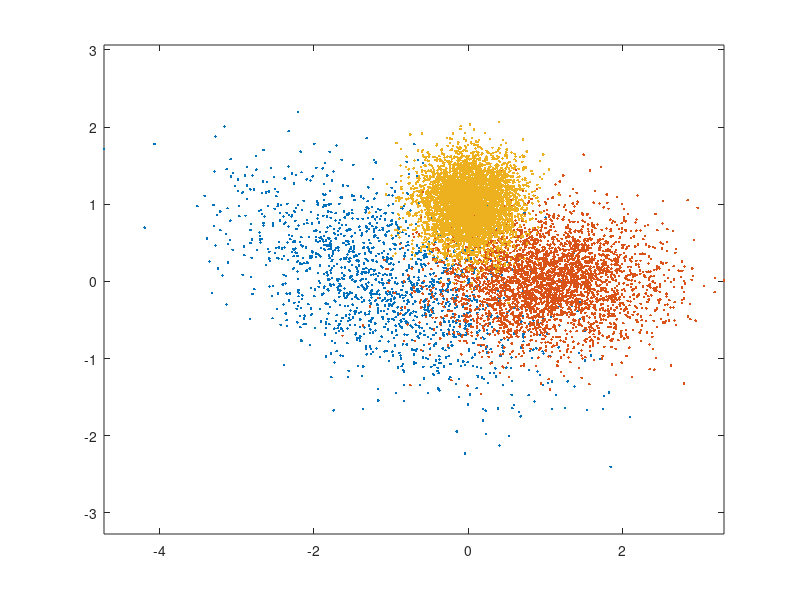
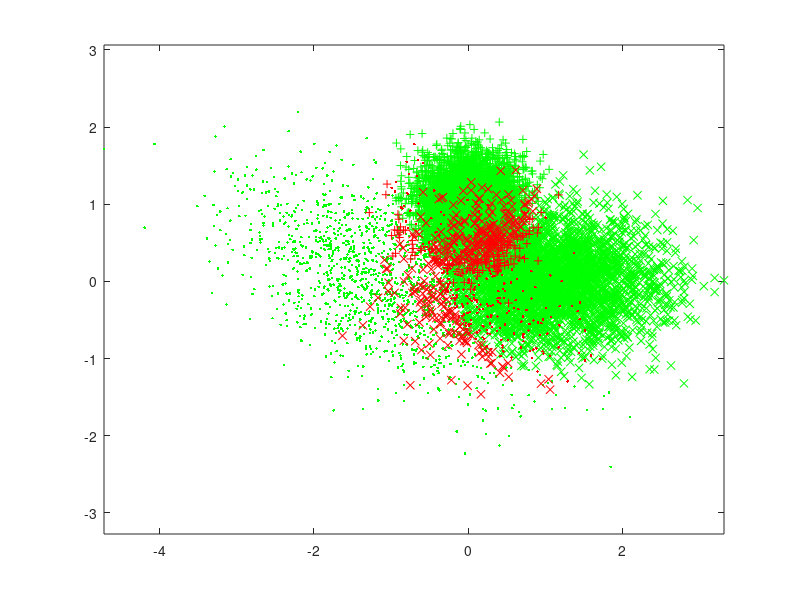

Here is the MATLAB script that generated these plots, in order:
m(:,1) = [-1;0]; Sigma(:,:,1) = 0.1*[10 -4;-4,5]; % mean and covariance of data pdf conditioned on label 3
m(:,2) = [1;0]; Sigma(:,:,2) = 0.1*[5 0;0,2]; % mean and covariance of data pdf conditioned on label 2
m(:,3) = [0;1]; Sigma(:,:,3) = 0.1*eye(2); % mean and covariance of data pdf conditioned on label 1
classPriors = [0.15,0.35,0.5]; thr = [0,cumsum(classPriors)];
N = 10000; u = rand(1,N); L = zeros(1,N); x = zeros(2,N);p = zeros(3,10000);d = zeros(1,N);a=0;
figure(1),clf, colorList = 'rbg';
for l = 1:3
    indices = find(thr(l)<=u & u<thr(l+1));
    disp('actual number of samples of each class is')
    disp(length(indices));
    L(1,indices) = l*ones(1,length(indices));
    x(:,indices) = mvnrnd(m(:,l),Sigma(:,:,l),length(indices))';
    figure(1), plot(x(1,indices),x(2,indices),'.','MarkerFaceColor',colorList(l)); axis equal, hold on,
end
figure(2),clf;
T1=0;T2=0;T3=0;F1=0;F2=0;F3=0;%number of true and false
for i = 1:N
    for j = 1:3
        p(j,i) = (2*pi)^(-1)*det(Sigma(:,:,j))^(0-1/2)*exp(0-1/2*(x(:,i)-m(:,j))'*inv(Sigma(:,:,j))*(x(:,i)-m(:,j)))*classPriors(j);%likelyhood * piror
        if max(p(:,i)) == p(j,i)% when p is max
            d(1,i) = j;
        end
    end
    if d(1,i) == L(1,i) && L(1,i) == 1
        T1 =T1+1;
    end
    if d(1,i) == L(1,i) && L(1,i) == 2
        T2 =T2+1;
    end
    if d(1,i) == L(1,i) && L(1,i) == 3
        T3 =T3+1;
    end
    if d(1,i) ~= L(1,i) && L(1,i) == 1
        F1 =F1+1;
    end
    if d(1,i) ~= L(1,i) && L(1,i) == 2
        F2 =F2+1;
    end
    if d(1,i) ~= L(1,i) && L(1,i) == 3
        F3 =F3+1;
    end
    
end
a=1;R1 = zeros(1,T1);R2 = zeros(1,T2);R3 = zeros(1,T3);FA1 = zeros(1,F1);FA2 = zeros(1,F2);FA3 = zeros(1,F3);
for i = 1:10000
    if d(1,i)==L(1,i)&&L(1,i)==1
        R1(a) = i;
        a=a+1;
    end
end
a=1;
for i = 1:10000
    if d(1,i)==L(1,i)&&L(1,i)==2
        R2(a) = i;
        a=a+1;
    end
end
a=1;
for i = 1:10000
    if d(1,i)==L(1,i)&&L(1,i)==3
        R3(a) = i;
        a=a+1;
    end
end
a=1;
for i = 1:10000
    if d(1,i)~=L(1,i)&&L(1,i)==1
        FA1(a) = i;
        a=a+1;
    end
end
a=1;
for i = 1:10000
    if d(1,i)~=L(1,i)&&L(1,i)==2
        FA2(a) = i;
        a=a+1;
    end
end
a=1;
for i = 1:10000
    if d(1,i)~=L(1,i)&&L(1,i)==3
        FA3(a) = i;
        a=a+1;
    end
end
figure(2), plot(x(1,R1),x(2,R1),'g.'); axis equal, hold on,
figure(2), plot(x(1,R2),x(2,R2),'gx'); axis equal, hold on,
figure(2), plot(x(1,R3),x(2,R3),'g+'); axis equal, hold on,
figure(2), plot(x(1,FA1),x(2,FA1),'r.'); axis equal, hold on,
figure(2), plot(x(1,FA2),x(2,FA2),'rx'); axis equal, hold on,
figure(2), plot(x(1,FA3),x(2,FA3),'r+'); axis equal, hold on,
TE = F1+F2+F3;
PE = TE/N;% probability of error = number of false/N
disp('probability of error is')
disp(PE);

ind11 = find(d==1 & L==1); n11 = length(ind11);  
ind12 = find(d==1 & L==2); n12 = length(ind12);
ind13 = find(d==1 & L==3); n13 = length(ind13);
ind21 = find(d==2 & L==1); n21 = length(ind21);
ind22 = find(d==2 & L==2); n22 = length(ind22);
ind23 = find(d==2 & L==3); n23 = length(ind23);
ind31 = find(d==3 & L==1); n31 = length(ind31);
ind32 = find(d==3 & L==2); n32 = length(ind32);
ind33 = find(d==3 & L==3); n33 = length(ind33);

conmat = [n11 n12 n13; n21 n22 n23; n31 n32 n33];
disp('confusion matrix is')
disp(conmat);

